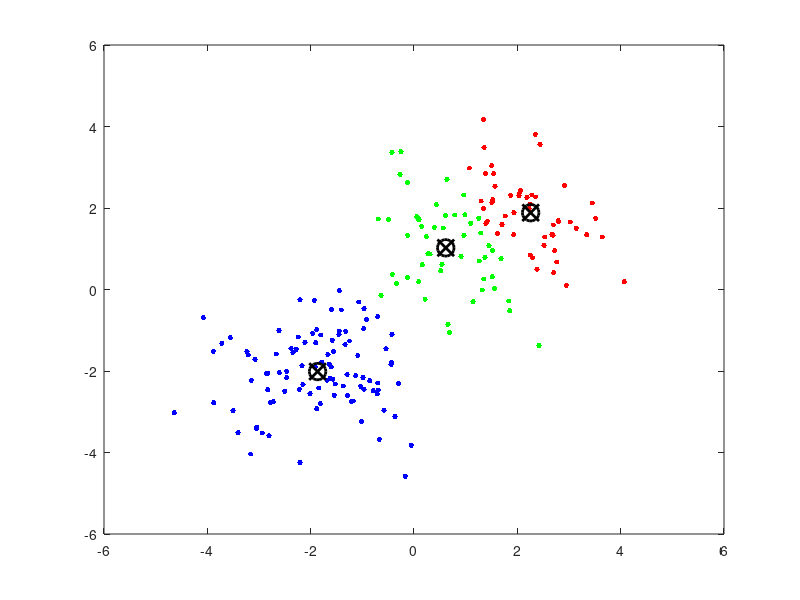

Source code (MATLAB): (Note: this script raises an error after producing the figure.)
%% Assignment 6: Unsupervised Learning
% Solim Legris
% Student ID: 260807111

%% Part I: Machine Learning with k-Means Clustering
%% A - Two distributions with k=3

X = [randn(100,2)+1.5*ones(100,2);...
     randn(100,2)-2*ones(100,2);];
opts = statset('Display','final');

[idx,ctrs] = kmeans(X,3,...
                    'Distance','sqeuclidean',...
                    'Replicates',5,...
                    'Options',opts);
figure(1);
clf;
plot(X(idx==1,1),X(idx==1,2),'r.','MarkerSize',12)
hold on
plot(X(idx==2,1),X(idx==2,2),'b.','MarkerSize',12)
plot(X(idx==3,1),X(idx==3,2),'g.','MarkerSize',12)
plot(ctrs(:,1),ctrs(:,2),'kx',...
     'MarkerSize',12,'LineWidth',2)
plot(ctrs(:,1),ctrs(:,2),'ko',...
     'MarkerSize',12,'LineWidth',2)
legend('Cluster 1','Cluster 2','Cluster 3','Centroids',...
       'Location','NW')
figure(2);
clf;
plot(X(:,1),X(:,2),'k.','MarkerSize',12)
%% B - Three distributions with k=2

X = [randn(100,2)+1.5*ones(100,2);...
     randn(100,2)-2*ones(100,2);...
     randn(100,2)+[-3*ones(100,1) 2*ones(100,1)];];
opts = statset('Display','final');

[idx,ctrs] = kmeans(X,2,...
                    'Distance','sqeuclidean',...
                    'Replicates',5,...
                    'Options',opts);
figure(1);
clf;
plot(X(idx==1,1),X(idx==1,2),'r.','MarkerSize',12)
hold on
plot(X(idx==2,1),X(idx==2,2),'b.','MarkerSize',12)
plot(ctrs(:,1),ctrs(:,2),'kx',...
     'MarkerSize',12,'LineWidth',2)
plot(ctrs(:,1),ctrs(:,2),'ko',...
     'MarkerSize',12,'LineWidth',2)
legend('Cluster 1','Cluster 2','Centroids',...
       'Location','NW')
figure(2);
clf;
plot(X(:,1),X(:,2),'k.','MarkerSize',12)

%% C - Three distributions with various k
clear;

X = [randn(100,2)+1.5*ones(100,2);...
     randn(100,2)-2*ones(100,2);...
     randn(100,2)+[-3*ones(100,1) 2*ones(100,1)];];
opts = statset('Display','final');

eva = evalclusters(X, 'kmeans', 'silhouette', 'KList',[2:5]); % Use eva with the silhouette measure to determine the optimal k

fprintf(1, 'The optimal k = %d\n', eva.OptimalK);

% Maybe add the code that generates graph as done before...

%% Part II: Learning in the Brain - STDP

% Run the appropriate files as indicated in the assignment guidelines
% Change line 5 of the simSTDPlatencies file to vary g (conductance)


%% Part III: Hopfield Network

%% A: 1) Noise of 10
clear all; 
hopfield_net(100,'mem_ABC.txt',10,1);

%% A: 2) Noise of 15

clear all; 
hopfield_net(100,'mem_ABC.txt',15,1);

%% A: 3) Noise of 25

clear all; 
hopfield_net(100,'mem_ABC.txt',25,1);


%% A: 4) Noise of 50

clear all; 
hopfield_net(100,'mem_ABC.txt',50,1);

%% B: Modified C to D in text file

clear all; 
hopfield_net(100,'mem_ABCcopie.txt',0,1);

%% C: Lyapunov function to show energy convergence

% Change Hopfield network file so that it returns weights and memories 
[w,s,results2] = hopfield_net(100,'mem_ABC.txt',20,1);
%Output the Lupyanov function
lyapunov = (s'*w);
figure(3);
plot(lyapunov);
title('Lyapunov function');
xlabel('States');
ylabel('Energy');

